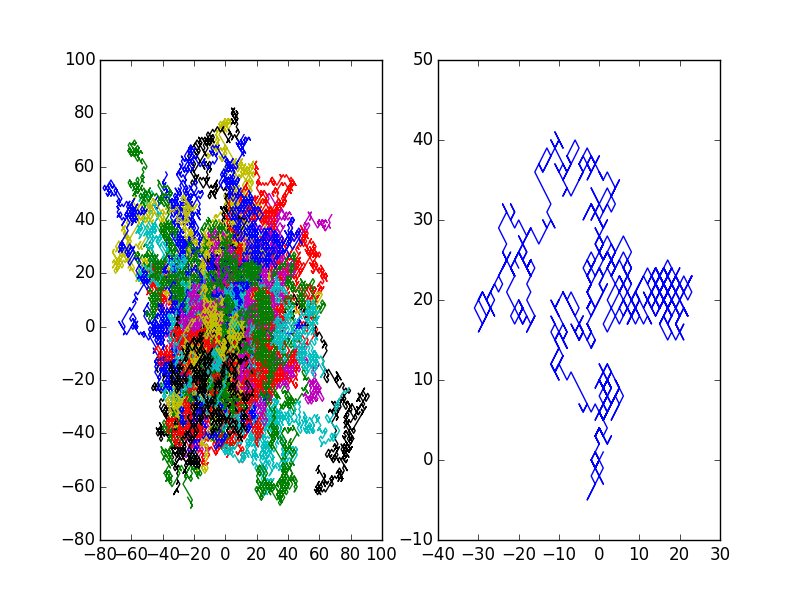

The script that saved this image:
import matplotlib.pyplot as plt
import numpy as np

# Ilość kroków czasowych
N = 1000
# Ilośc ścieżek
M = 100
# Wybór ruchu
choice = [-1., 1.]
# Ruch wzdłuż osi X
x = np.random.choice(choice, size=[N, M])
# Ruch wzdłuż osi Y
y = np.random.choice(choice, size=[N, M])

# Położenie w kolejnych krokach czsowych
x = np.cumsum(x, axis=0)
y = np.cumsum(y, axis=0)

# Rysowanie
fig = plt.figure(0.5)
fig.add_subplot(121)
plt.plot(x, y)
fig.add_subplot(122)
plt.plot(x[:, -1], y[:, -1])
plt.savefig('zad1.png')
plt.show()



